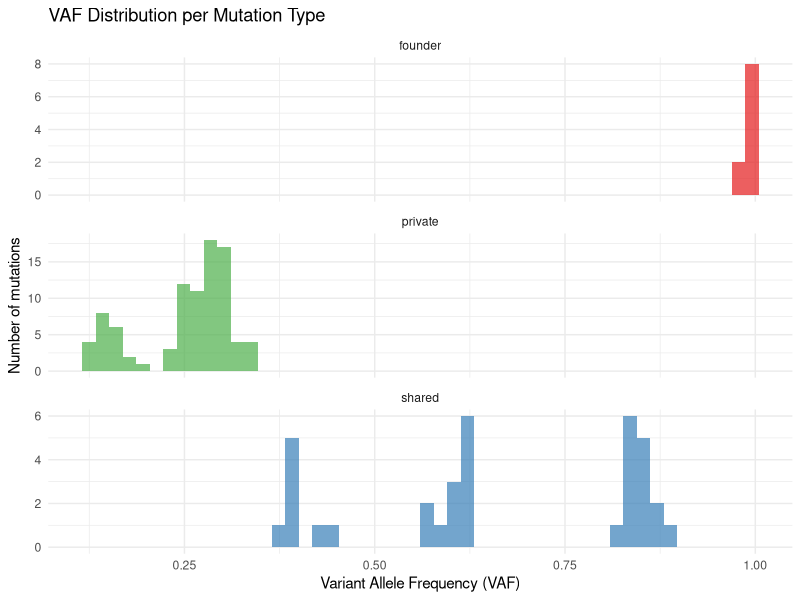
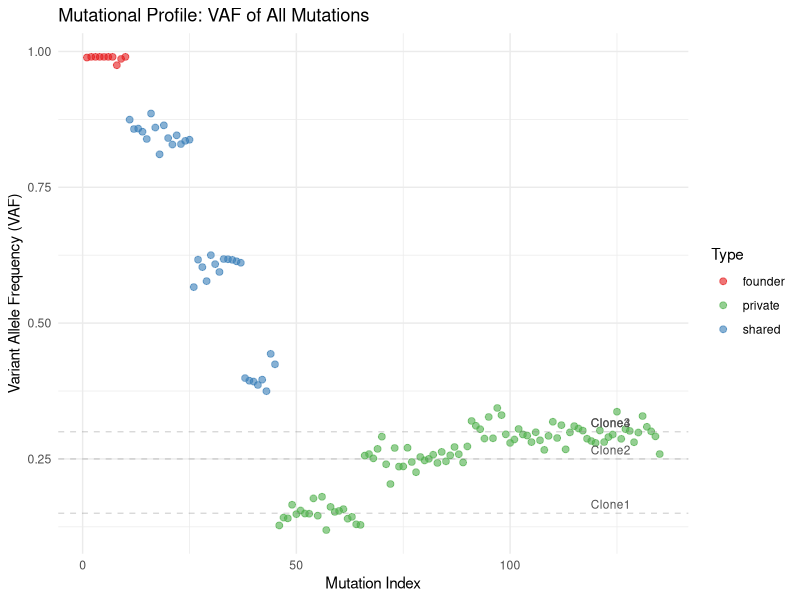
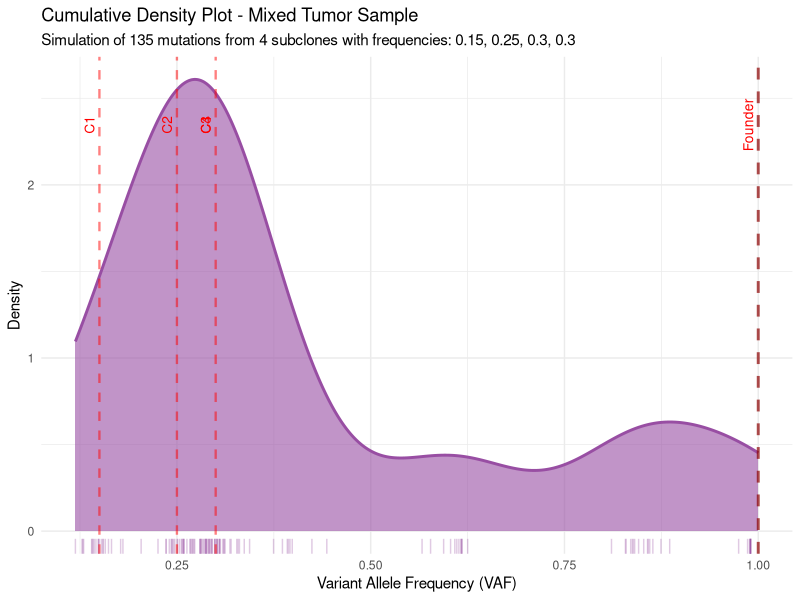
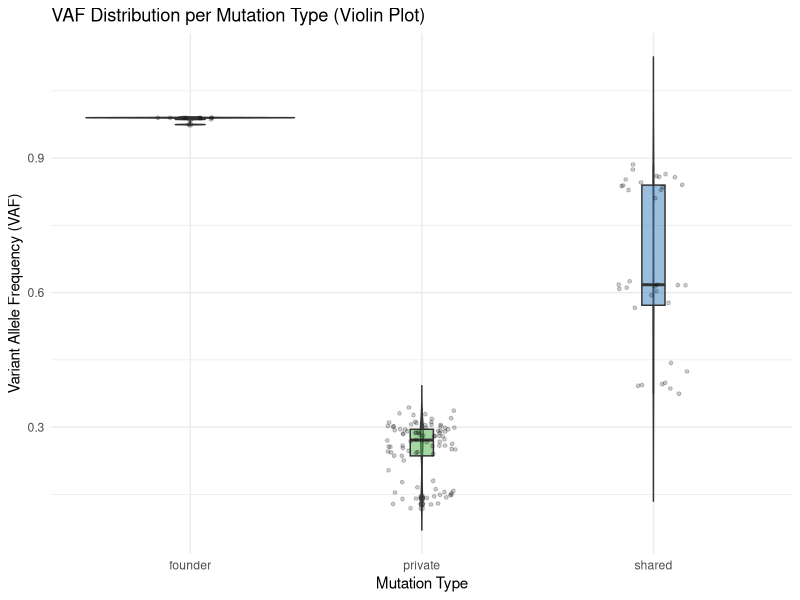
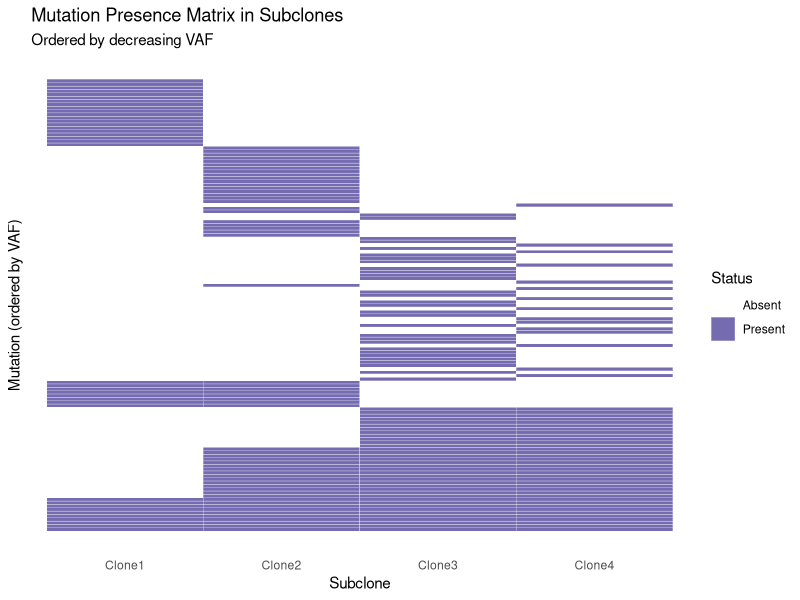

Source code (R) for these figures, in order:
#!/usr/bin/env Rscript

# Simulation of mutational profile of a tumor sample with subclones
# Bioinformatics script: simulates allelic frequencies from 4 subclones
# Includes shared mutations according to evolutionary hierarchy

library(ggplot2)

set.seed(123)  # For reproducibility

# ===== SIMULATION PARAMETERS =====

# Frequencies of the 4 subclones (must sum to <= 1)
subclone_freqs <- c(0.15, 0.25, 0.30, 0.30)  # Subclone 1, 2, 3, 4
names(subclone_freqs) <- paste0("Clone", 1:4)

# Number of mutations per subclone (private mutations)
n_mut_per_clone <- c(20, 25, 30, 15)  # Unique mutations of each clone

# Number of founder mutations (present in all clones)
n_mut_founder <- 10

# Number of shared mutations between subgroups of clones
# Hierarchical structure: Clone1 -> Clone2,3 -> Clone4
n_mut_shared <- list(
  "2 3 4" = 15,     # Shared by Clone2, Clone3, Clone4
  "3 4" = 12,       # Shared by Clone3 and Clone4
  "1 2" = 8         # Shared by Clone1 and Clone2
)

# Technical noise (sequencing error)
noise_sd <- 0.02  # Standard deviation of gaussian noise

# ===== FUNCTIONS =====

# Function to generate mutations with allelic frequency
generate_mutations <- function(n_mut, base_freq, clone_ids, type = "private", noise_sd = 0.02) {

  if (n_mut == 0) return(NULL)

  # Generate mutation names
  if (type == "founder") {
    mut_names <- paste0("Founder_", 1:n_mut)
    clone_label <- "Founder"
  } else if (type == "shared") {
    clone_str <- paste(clone_ids, collapse = "_")
    mut_names <- paste0("Shared_C", clone_str, "_mut", 1:n_mut)
    clone_label <- paste0("Clone", paste(clone_ids, collapse = "+"))
  } else {
    mut_names <- paste0("Clone", clone_ids, "_mut", 1:n_mut)
    clone_label <- paste0("Clone", clone_ids)
  }

  # Base allelic frequency (with small biological variation)
  vaf <- rnorm(n_mut, mean = base_freq, sd = noise_sd)

  # Limit VAF between 0 and 1
  vaf <- pmax(0.01, pmin(0.99, vaf))

  # Create dataframe
  data.frame(
    Mutation = mut_names,
    VAF = vaf,
    Clone = clone_label,
    Type = type,
    Clone_IDs = paste(clone_ids, collapse = ","),
    stringsAsFactors = FALSE
  )
}

# ===== DATA GENERATION =====

# List to collect all mutations
mutation_list <- list()
idx <- 1

# 1. Founder mutations (present in all clones)
founder_freq <- sum(subclone_freqs)  # Sum of all frequencies
mutation_list[[idx]] <- generate_mutations(
  n_mut_founder,
  founder_freq,
  clone_ids = 1:4,
  type = "founder",
  noise_sd = noise_sd
)
idx <- idx + 1

# 2. Shared mutations between subgroups of clones
for (i in 1:length(n_mut_shared)) {
  # Extract the clones that share the mutations
  shared_clones <- as.numeric(strsplit(names(n_mut_shared)[i], " ")[[1]])

  # Calculate frequency as sum of frequencies of involved clones
  shared_freq <- sum(subclone_freqs[shared_clones])

  mutation_list[[idx]] <- generate_mutations(
    n_mut_shared[[i]],
    shared_freq,
    clone_ids = shared_clones,
    type = "shared",
    noise_sd = noise_sd
  )
  idx <- idx + 1
}

# 3. Private mutations for each subclone
for (i in 1:length(subclone_freqs)) {
  mutation_list[[idx]] <- generate_mutations(
    n_mut_per_clone[i],
    subclone_freqs[i],
    clone_ids = i,
    type = "private",
    noise_sd = noise_sd
  )
  idx <- idx + 1
}

# Combine all data (remove any NULLs)
mutation_list <- mutation_list[!sapply(mutation_list, is.null)]
complete_data <- do.call(rbind, mutation_list)

# Add additional columns for realism
complete_data$Chromosome <- sample(paste0("chr", 1:22), nrow(complete_data), replace = TRUE)
complete_data$Position <- sample(1e6:2e8, nrow(complete_data), replace = TRUE)
complete_data$Ref <- sample(c("A", "T", "C", "G"), nrow(complete_data), replace = TRUE)
complete_data$Alt <- sample(c("A", "T", "C", "G"), nrow(complete_data), replace = TRUE)

# Simulate sequencing coverage (depth)
complete_data$Depth <- rpois(nrow(complete_data), lambda = 100)
complete_data$Alt_reads <- round(complete_data$VAF * complete_data$Depth)

# Reorder columns
complete_data <- complete_data[, c("Mutation", "Chromosome", "Position",
                                    "Ref", "Alt", "VAF", "Depth", "Alt_reads",
                                    "Clone", "Type")]

# ===== OUTPUT =====

# Save to CSV file
write.csv(complete_data, "simulated_mutational_profile.csv", row.names = FALSE)

# Print summary
cat("\n===== SIMULATION SUMMARY =====\n")
cat("Subclone frequencies:\n")
print(subclone_freqs)
cat("\nTotal number of mutations:", nrow(complete_data), "\n")
cat("  - Founder mutations:", n_mut_founder, "\n")
cat("  - Shared mutations:\n")
for (i in 1:length(n_mut_shared)) {
  cat("    Clones", names(n_mut_shared)[i], ":", n_mut_shared[[i]], "\n")
}
cat("  - Private mutations:\n")
for (i in 1:length(n_mut_per_clone)) {
  cat("    Clone", i, ":", n_mut_per_clone[i], "\n")
}

# Statistics per clone
cat("\n===== MEAN VAF PER MUTATION TYPE =====\n")
print(aggregate(VAF ~ Type + Clone, data = complete_data, FUN = mean))

# Count mutations per type
cat("\n===== MUTATION COUNT PER TYPE =====\n")
print(table(complete_data$Type))

# ===== VISUALIZATION =====

# Define colors for mutation types
type_colors <- c("founder" = "#E41A1C",
                 "shared" = "#377EB8",
                 "private" = "#4DAF4A")

# Plot 1: VAF distribution per mutation type
p1 <- ggplot(complete_data, aes(x = VAF, fill = Type)) +
  geom_histogram(bins = 50, alpha = 0.7, position = "identity") +
  facet_wrap(~Type, ncol = 1, scales = "free_y") +
  scale_fill_manual(values = type_colors) +
  theme_minimal() +
  labs(title = "VAF Distribution per Mutation Type",
       x = "Variant Allele Frequency (VAF)",
       y = "Number of mutations") +
  theme(legend.position = "none")

ggsave("VAF_distribution_per_type.png", p1, width = 10, height = 8)

# Plot 2: VAF scatter plot colored by type
p2 <- ggplot(complete_data, aes(x = 1:nrow(complete_data), y = VAF, color = Type)) +
  geom_point(alpha = 0.6, size = 2) +
  scale_color_manual(values = type_colors) +
  theme_minimal() +
  labs(title = "Mutational Profile: VAF of All Mutations",
       x = "Mutation Index",
       y = "Variant Allele Frequency (VAF)",
       color = "Type") +
  geom_hline(yintercept = subclone_freqs, linetype = "dashed", alpha = 0.3, color = "gray50") +
  annotate("text", x = nrow(complete_data) * 0.95,
           y = subclone_freqs,
           label = paste0("Clone", 1:4),
           hjust = 1, vjust = -0.5, size = 3, color = "gray30")

ggsave("VAF_scatter_plot.png", p2, width = 12, height = 6)

# Plot 3: CUMULATIVE DENSITY PLOT - mixed sample
# This simulates what you would see when sequencing the actual tumor DNA
p3 <- ggplot(complete_data, aes(x = VAF)) +
  geom_density(fill = "#984EA3", alpha = 0.6, color = "#984EA3", linewidth = 1) +
  geom_rug(alpha = 0.3, color = "#984EA3") +
  theme_minimal() +
  labs(title = "Cumulative Density Plot - Mixed Tumor Sample",
       subtitle = paste0("Simulation of ", nrow(complete_data),
                        " mutations from 4 subclones with frequencies: ",
                        paste(subclone_freqs, collapse = ", ")),
       x = "Variant Allele Frequency (VAF)",
       y = "Density") +
  # Add vertical lines for expected clone frequencies
  geom_vline(xintercept = subclone_freqs,
             linetype = "dashed",
             color = "red",
             alpha = 0.5,
             linewidth = 0.8) +
  geom_vline(xintercept = sum(subclone_freqs),
             linetype = "dashed",
             color = "darkred",
             alpha = 0.7,
             linewidth = 1) +
  annotate("text",
           x = c(subclone_freqs, sum(subclone_freqs)),
           y = max(density(complete_data$VAF)$y) * 0.9,
           label = c(paste0("C", 1:4), "Founder"),
           angle = 90,
           vjust = -0.5,
           size = 3.5,
           color = "red")

ggsave("VAF_cumulative_density.png", p3, width = 12, height = 7)

# Plot 4: Violin plot per mutation type
p4 <- ggplot(complete_data, aes(x = Type, y = VAF, fill = Type)) +
  geom_violin(alpha = 0.7, trim = FALSE) +
  geom_boxplot(width = 0.1, alpha = 0.5, outlier.alpha = 0.3) +
  geom_jitter(width = 0.15, alpha = 0.2, size = 1) +
  scale_fill_manual(values = type_colors) +
  theme_minimal() +
  labs(title = "VAF Distribution per Mutation Type (Violin Plot)",
       x = "Mutation Type",
       y = "Variant Allele Frequency (VAF)") +
  theme(legend.position = "none")

ggsave("VAF_violin_plot.png", p4, width = 10, height = 7)

# Plot 5: Heatmap-like to visualize clonal hierarchy
# Create a presence/absence matrix for each clone
# First ensure Clone_IDs exists
if (!"Clone_IDs" %in% colnames(complete_data)) {
  # If it doesn't exist, create Clone_IDs based on the Clone field
  complete_data$Clone_IDs <- sapply(complete_data$Clone, function(x) {
    if (x == "Founder") return("1,2,3,4")
    # Extract numbers from clone name
    nums <- gsub("[^0-9,+]", "", x)
    nums <- gsub("\\+", ",", nums)
    return(nums)
  })
}

clonal_matrix <- data.frame(
  Mutation = complete_data$Mutation,
  VAF = complete_data$VAF,
  Type = complete_data$Type,
  Clone1 = grepl("1", complete_data$Clone_IDs),
  Clone2 = grepl("2", complete_data$Clone_IDs),
  Clone3 = grepl("3", complete_data$Clone_IDs),
  Clone4 = grepl("4", complete_data$Clone_IDs)
)

# Order by decreasing VAF
clonal_matrix <- clonal_matrix[order(-clonal_matrix$VAF), ]
clonal_matrix$Index <- 1:nrow(clonal_matrix)

# Reshape for ggplot
library(tidyr)
matrix_long <- pivot_longer(clonal_matrix,
                              cols = starts_with("Clone"),
                              names_to = "Clone",
                              values_to = "Present")

p5 <- ggplot(matrix_long, aes(x = Clone, y = Index, fill = Present)) +
  geom_tile(color = "white", linewidth = 0.1) +
  scale_fill_manual(values = c("FALSE" = "white", "TRUE" = "#756bb1"),
                    labels = c("Absent", "Present")) +
  theme_minimal() +
  labs(title = "Mutation Presence Matrix in Subclones",
       subtitle = "Ordered by decreasing VAF",
       x = "Subclone",
       y = "Mutation (ordered by VAF)",
       fill = "Status") +
  theme(axis.text.y = element_blank(),
        axis.ticks.y = element_blank(),
        panel.grid = element_blank())

ggsave("clonal_matrix.png", p5, width = 8, height = 10)

cat("\n===== GENERATED FILES =====\n")
cat("1. simulated_mutational_profile.csv - Complete mutation table\n")
cat("2. VAF_distribution_per_type.png - VAF histograms per mutation type\n")
cat("3. VAF_scatter_plot.png - Scatter plot of all VAFs\n")
cat("4. VAF_cumulative_density.png - DENSITY PLOT of mixed sample\n")
cat("5. VAF_violin_plot.png - Violin plot per mutation type\n")
cat("6. clonal_matrix.png - Heatmap of mutation presence in clones\n\n")

# Show first rows
cat("First rows of dataset:\n")
print(head(complete_data, 15))
